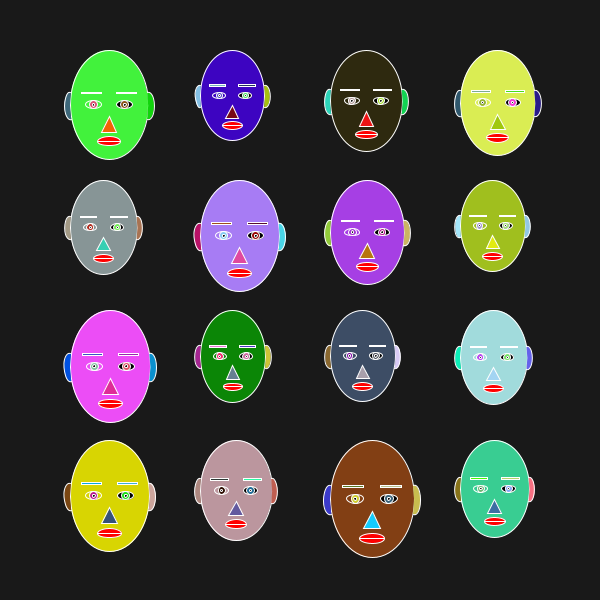
Frame 1 (no input)
Frame 60 (the mouse pressed at the canvas centre just before this capture): identical to frame 1, image omitted
Frame 120 (the mouse held since frame 60 and released just before this capture): identical to frame 1, image omitted

The Processing sketch that drew this single still picture (run headless with seeded random() and noise(); from frame 60 on, the mouse is pressed at the canvas centre):

// Processing sketch: processing_100373
// ── processing_100373.pde

void setup() {
  size(600, 600);
  background(25,25,25); // black
  stroke(255); //white
  noFill();
 
 for (int row=50; row < 500; row+=130)
   for (int col=70; col< 500; col+=130)
    face(col, row); 

}


void face (int x, int y){

  ellipseMode(CORNER);
  
  // BEGIN DECLARE/INITIALIZE VARIABLES  
  // HEAD   
  
  float headHeight = random(90, 120);  
  float headWidth = headHeight*5/7;  
  float head_x = x; //+(width-headWidth)/2;  
  float head_y = y; //+(height-headHeight)/2;  
  
  // EYES  
  float eyeWidth = headWidth/5;  
  float eyeHeight = eyeWidth/2;  
  float irisDiam = eyeHeight;  
  float pupilDiam = irisDiam/3;  
  float eye_y = head_y+headHeight/2-eyeHeight/2;  
  
  // left  
  float leftEye_x = head_x+eyeWidth;  
  float leftIris_x = leftEye_x + eyeWidth/2-irisDiam/2;  
  float leftPupil_x = leftEye_x + eyeWidth/2-pupilDiam/2;  
  
  // right  
  float rightEye_x = head_x+eyeWidth*3;  
  float rightIris_x = rightEye_x + eyeWidth/2-irisDiam/2;  
  float rightPupil_x = rightEye_x + eyeWidth/2-pupilDiam/2;  
  
  //EYEBROWS  
  float eyeBrowWidth = eyeWidth*1.25;  
  float eyeBrowHeight = eyeHeight/4;  
  float eyeBrow_y = eye_y - eyeHeight - eyeBrowHeight/2;  
  
  // left  
  float leftEyeBrow_x = leftEye_x - (eyeBrowWidth-eyeWidth);  
  // right  
  float rightEyeBrow_x = rightEye_x;  
  
  // NOSE  
  float nose_x = head_x+eyeWidth*2;  
  float nose_y = head_y + headHeight - headHeight/4;  
   
  // MOUTH  
  float mouthWidth = eyeWidth*1.5;  
  float mouthHeight = headHeight/12;  
  float mouth_x = leftIris_x+irisDiam/2+eyeWidth/4;  
  float mouth_y = nose_y + mouthHeight;  
  
  // EARS  
  float earWidth = eyeHeight*1.5;  
  float earHeight = headHeight/4;  
  float ear_y = eyeBrow_y;  
  
  // left  
  float leftEar_x = head_x-earWidth/2;  
  
  // right  
  float rightEar_x = head_x+headWidth-earWidth/2;  
  
  // BEGIN DRAWING  
  
  // Draw head  
  fill(random(0,255), random(255), random(255));
  ellipse(head_x, head_y, headWidth, headHeight);   
  
  // left eye  
  noFill();
  ellipse(leftEye_x, eye_y, eyeWidth, eyeHeight);  
  // Draw left iris  
  fill(random(0,255), random(255), random(255));
  ellipse(leftIris_x, eye_y, irisDiam, irisDiam);  
  // Draw left pupil  
  fill(0);
  ellipse(leftPupil_x, eye_y+eyeHeight/2-pupilDiam/2, pupilDiam, pupilDiam);  
  
  // Draw right eye  
  ellipse(rightEye_x, eye_y, eyeWidth, eyeHeight);   
  // Draw right iris  
  fill(random(0,255), random(255), random(255));
  ellipse(rightIris_x, eye_y, irisDiam, irisDiam);  
  // Draw right pupil  
  fill(0);
  ellipse(rightPupil_x, eye_y+eyeHeight/2-pupilDiam/2, pupilDiam, pupilDiam);  
  
  // Draw left eyebrow  
  fill(random(0,255), random(255), random(255));
  rect(leftEyeBrow_x, eyeBrow_y, eyeBrowWidth, eyeBrowHeight);  
  
  // Draw right eyebrow  
  fill(random(0,255), random(255), random(255));
  rect(rightEyeBrow_x, eyeBrow_y, eyeBrowWidth, eyeBrowHeight);  
  
  // Draw nose  
  fill(random(0,255), random(255), random(255));
  triangle(nose_x, nose_y, nose_x+eyeWidth, nose_y, nose_x + eyeWidth/2, nose_y-eyeWidth);  
  
  // Draw Mouth - top lip  
  fill(255,0,0);
  arc(mouth_x, mouth_y-mouthHeight/2, mouthWidth, mouthHeight, PI, TWO_PI);  
  
  // Draw Mouth - bottom lip  
  arc(mouth_x, mouth_y-mouthHeight/2, mouthWidth, mouthHeight, 0, PI);  
  
  // Draw Mouth – crease  
  line(mouth_x, mouth_y, mouth_x+mouthWidth, mouth_y);  
  
  // Draw left ear  
  fill(random(0,255), random(255), random(255));
  arc(leftEar_x, ear_y, earWidth, earHeight, PI/2.3, PI*1.55);  
  
  // Draw right ear  
  fill(random(0,255), random(255), random(255));
  arc(rightEar_x, ear_y, earWidth, earHeight, -PI/1.8, PI/1.8); 
  
 
}

void draw() {
}

void mouseClicked(){
 background(25,25,25); // black
 for (int row=50; row < 500; row+=130)
   for (int col=70; col< 500; col+=130)
    face(col, row);   
}
